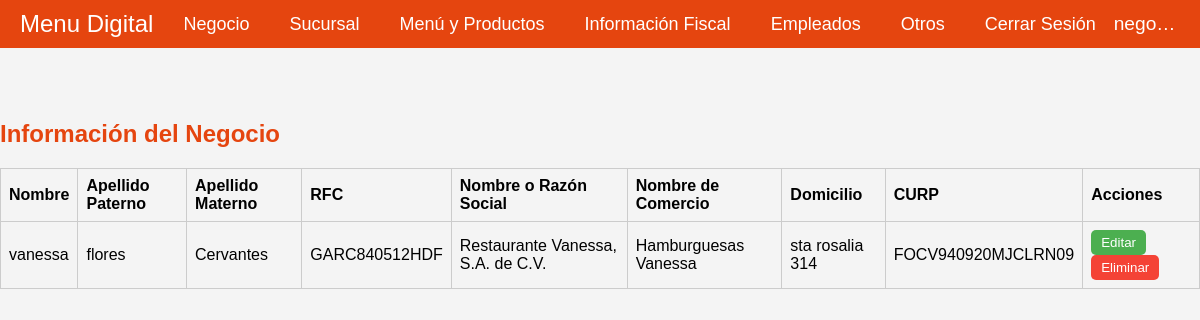
Page /src/tax-data/read-tax-data/read-tax-data.php (signed in) on the committed database.
### tables this page shows
CREATE TABLE `companies` (
  `id` int NOT NULL,
  `logo_path` varchar(255) DEFAULT NULL,
  `associated_name` varchar(255) NOT NULL,
  `business_name` varchar(255) NOT NULL,
  `address` text NOT NULL,
  `email` varchar(100) NOT NULL,
  `cellphone` char(10) NOT NULL,
  `food_type` enum('restaurante','cafe','panaderia','otro') NOT NULL,
  `has_rfc` tinyint(1) NOT NULL,
  `consistent_menu` tinyint(1) NOT NULL,
  `password` varchar(255) NOT NULL,
  `user_type` varchar(50) NOT NULL DEFAULT 'negocio'
);

CREATE TABLE `tax_data` (
  `id` int NOT NULL,
  `firstName` varchar(100) NOT NULL,
  `lastName` varchar(100) NOT NULL,
  `surname` varchar(100) NOT NULL,
  `rfc` char(13) NOT NULL,
  `socialName` varchar(255) NOT NULL,
  `tradeName` varchar(255) NOT NULL,
  `address` text NOT NULL,
  `curp` char(18) NOT NULL,
  `company_id` int DEFAULT NULL
);

### src/tax-data/read-tax-data/fetchTaxData.php (the view, shortened to what this page needs)
<?php
require '../../db/connection.php';
$companyId = $_SESSION['company_id'];
$sql = "SELECT id, firstName, lastName, surname, rfc, socialName, tradeName, address, curp FROM tax_data WHERE company_id = ?";
$stmt = $conn->prepare($sql);
$stmt->bind_param("i", $companyId);
$stmt->execute();
$result = $stmt->get_result();
if ($result->num_rows > 0) {
    while ($row = $result->fetch_assoc()) {
        echo "<tr>";
        echo "<td>" . htmlspecialchars($row['firstName']) . "</td>";
        echo "<td>" . htmlspecialchars($row['lastName']) . "</td>";
        echo "<td>" . htmlspecialchars($row['surname']) . "</td>";
        echo "<td>" . htmlspecialchars($row['rfc']) . "</td>";
        echo "<td>" . htmlspecialchars($row['socialName']) . "</td>";
        echo "<td>" . htmlspecialchars($row['tradeName']) . "</td>";
        echo "<td>" . htmlspecialchars($row['address']) . "</td>";
        echo "<td>" . htmlspecialchars($row['curp']) . "</td>";
        echo '<td><button class="edit-btn" onclick="location.href=\'../update-tax-data/update-tax-data.php?id=' . $row['id'] . '\'">Editar</button><button class="delete-btn" data-id="' . $row['id'] . '">Eliminar</button></td>';
        echo "</tr>";
    }
} else {
    echo "<tr><td colspan='9'>No hay datos fiscales registrados.</td></tr>";
}

### src/company/company-menubar/company-menubar.php (shortened to what this page needs)
<?php
$companyId = $_SESSION['company_id'];
$sql = "SELECT business_name FROM companies WHERE id = ?";
$stmt = $conn->prepare($sql);
$stmt->bind_param("i", $companyId);
$stmt->execute();
$result = $stmt->get_result();
if ($result->num_rows > 0) {
    $company = $result->fetch_assoc();
    $businessName = $company['business_name'];
} else {
    $businessName = "Nombre no encontrado";
}
$base_url = '/src';
?>
<nav class="navbar">
    <a href="/src/company/company-options/company-options.php" class="logo">Menu Digital</a>
    <div class="menu-container">
        <ul class="menu">
            <li>
                <a href="#about">Negocio</a>
            </li>
            <li>
                <a href="#services">Sucursal</a>
            </li>
            <li>
                <a href="#services">Menú y Productos</a>
            </li>
            <li>
                <a href="#services">Información Fiscal</a>
            </li>
            <li>
                <a href="#services">Empleados</a>
            </li>
            <li>
                <a href="#services">Otros</a>
            </li>
            <li>
                <a href="<?php echo $base_url; ?>/logout/logout.php">Cerrar Sesión</a>
            </li>
        </ul>
    </div>
    <div class="business-name">
        <?php echo htmlspecialchars($businessName); ?>
    </div>
</nav>

### src/tax-data/read-tax-data/read-tax-data.css (style rules this page uses)
body { font-family: Arial, sans-serif; background-color: #f4f4f4; display: flex; justify-content: center; align-items: center; margin: 1; }
table, th, td { border: 1px solid #ccc; }
th, td { padding: 8px; text-align: left; }
button { padding: 5px 10px; margin-right: 5px; cursor: pointer; border-radius: 5px; border: none; }
.edit-btn { background-color: #4caf50; color: white; }
.delete-btn { background-color: #f44336; color: white; }

### src/company/company-menubar/company-menubar.css (style rules this page uses)
body { margin: 0; padding: 0; font-family: Arial, sans-serif; }
.business-name { margin-left: auto; padding-left: 20px; font-size: 1.2em; color: #fff; white-space: nowrap; overflow: hidden; text-overflow: ellipsis; max-width: 200px; }
.navbar { display: flex; justify-content: space-between; align-items: center; padding: 10px 20px; background-color: #e5450f; color: #fff; position: fixed; width: 100%; top: 0; z-index: 1000; box-sizing: border-box; }
.navbar .logo { color: white; font-size: 24px; text-decoration: none; flex-shrink: 0; }
.navbar .menu-container { display: flex; justify-content: center; flex-grow: 1; }
.navbar .menu { display: flex; list-style: none; margin: 0; padding: 0; }
.navbar .menu li { position: relative; margin-left: 20px; flex-shrink: 0; }
.navbar .menu li a { color: white; text-decoration: none; font-size: 18px; padding: 10px; }
.navbar .menu li:last-child a { color: white; text-decoration: none; font-size: 18px; padding: 10px; }

### rows in the picture
companies: business_name "negocio"
tax_data: firstName "vanessa", lastName "flores", surname "Cervantes", rfc "GARC840512HDF", socialName "Restaurante Vanessa, S.A. de C.V.", tradeName "Hamburguesas Vanessa", address "sta rosalia 314", curp "FOCV940920MJCLRN09"
